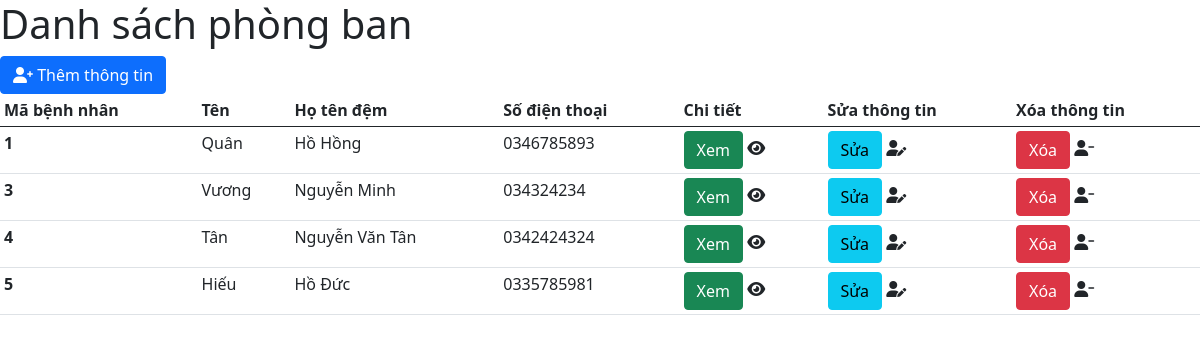
The page / on the database its author committed.
### tables this page shows
CREATE TABLE `patient` (
  `patientid` int(10) NOT NULL,
  `firstname` varchar(100) NOT NULL,
  `lastname` varchar(100) NOT NULL,
  `dateofbirth` date NOT NULL,
  `gender` varchar(100) NOT NULL,
  `mobile` varchar(100) NOT NULL,
  `email` varchar(100) NOT NULL,
  `height` float NOT NULL,
  `weight` float NOT NULL,
  `blood_type` varchar(100) NOT NULL,
  `created_on` date NOT NULL,
  `modified_on` date NOT NULL
);

### src/index.php (the view, shortened to what this page needs)
<!DOCTYPE html>
<html lang="en">
<head>
    <link href="https://cdn.jsdelivr.net/npm/bootstrap@5.0.2/dist/css/bootstrap.min.css" rel="stylesheet">
    <link rel="stylesheet" href="https://cdnjs.cloudflare.com/ajax/libs/font-awesome/6.0.0-beta2/css/all.min.css" />
</head>
<body>
<div class="main_content">
        <h1>Danh sách phòng ban</h1>
    </div>
    <div class="addphongbn">
        <button type="button" class="btn btn-primary"><i class="fas fa-user-plus"></i> <a style="text-decoration: none; color:#fff" href="./add-patient.php">Thêm thông tin</a></button>
    </div>
    <main>
        <table class="table table-sm">
            <thead>
                <tr>
                    <th scope="col">Mã bệnh nhân</th>
                    <th scope="col">Tên </th>
                    <th scope="col">Họ tên đệm</th>
                    <th scope="col">Số điện thoại</th>
                    <th scope="col">Chi tiết</th>
                    <th scope="col">Sửa thông tin</th>
                    <th scope="col">Xóa thông tin</th>
                </tr>
            </thead>
            <tbody>
                <?php
                include('./config.php');
                $sql = "Select * from PATIENT";
                $result = mysqli_query($conn, $sql);
                if (mysqli_num_rows($result) > 0) {
                    while ($row = mysqli_fetch_assoc($result)) { ?>
                        <tr>
                            <th> <?php echo $row['patientid'] ?> </th>
                            <td> <?php echo $row['firstname']  ?> </td>
                            <td> <?php echo  $row['lastname']  ?> </td>
                            <td> <?php echo  $row['mobile']?></td>
                            <td> <a class="btn btn-success" href="information-patient.php?patientid=<?php echo $row['patientid']; ?>">Xem</a> <i class="fas fa-eye"></i></td>
                            <td> <a class="btn btn-info" href="update-patient.php?patientid=<?php echo $row['patientid']; ?>">Sửa</a> <i class="fas fa-user-edit"></i></td>
                            <td> <a class="btn btn-danger" href="delete-patient.php?patientid=<?php echo $row['patientid']; ?>">Xóa</a> <i class="fas fa-user-minus"></i></td>
                        </tr>
                <?php    }
                } ?>
            </tbody>
        </table>
    </main>
</body>
</html>

### rows shown on the page
patient: patientid "1", firstname "Quân", lastname "Hồ Hồng", mobile "0346785893"
patient: patientid "3", firstname "Vương", lastname "Nguyễn Minh", mobile "034324234"
patient: patientid "4", firstname "Tân", lastname "Nguyễn Văn Tân", mobile "0342424324"
patient: patientid "5", firstname "Hiếu", lastname "Hồ Đức", mobile "0335785981"
